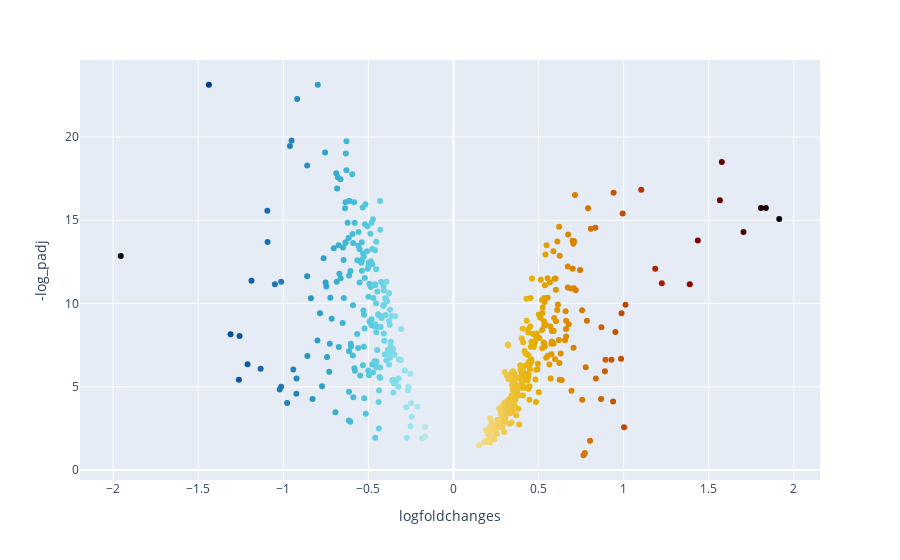

Write notebook code for a chart like this one.
### Code cell
def volcano_plot(adata):
    ranked_genes = rank_genes(adata,groupby='disease_status',treat='DKD',n_samples=500)
    
    fig = px.scatter(
               ranked_genes,
               x='logfoldchanges',
               y="-log_padj",
               color='logfoldchanges',
               color_continuous_scale='IceFire',
               hover_name='names',
               hover_data={'hue':False,
                          'logfoldchanges':False,
                          '-log_padj':False},
              )
    fig.update(layout_coloraxis_showscale=False)
    return

### Figure 1 — Plotly figure (JSON) as saved in the notebook; plotly's stock layout.template omitted (floating-point values rounded to 4 significant figures; data arrays with more than 128 entries replaced by an {"elided": "..."} marker saying what was removed)
{"data": [{"customdata": {"elided": "500x3 float values"}, "hovertemplate": "<b>%{hovertext}</b><br><br><extra></extra>", "hovertext": {"elided": "500 str values"}, "legendgroup": "", "marker": {"color": {"elided": "500 float values"}, "coloraxis": "coloraxis", "symbol": "circle"}, "mode": "markers", "name": "", "orientation": "v", "showlegend": false, "type": "scatter", "x": {"elided": "500 float values"}, "xaxis": "x", "y": {"elided": "500 float values"}, "yaxis": "y"}], "layout": {"coloraxis": {"colorbar": {"title": {"text": "logfoldchanges"}}, "colorscale": [[0, "#000000"], [0.0625, "#001f4d"], [0.125, "#003786"], [0.1875, "#0e58a8"], [0.25, "#217eb8"], [0.3125, "#30a4ca"], [0.375, "#54c8df"], [0.4375, "#9be4ef"], [0.5, "#e1e9d1"], [0.5625, "#f3d573"], [0.625, "#e7b000"], [0.6875, "#da8200"], [0.75, "#c65400"], [0.8125, "#ac2301"], [0.875, "#820000"], [0.9375, "#4c0000"], [1, "#000000"]], "showscale": false}, "legend": {"tracegroupgap": 0}, "margin": {"t": 60}, "xaxis": {"anchor": "y", "domain": [0, 1], "title": {"text": "logfoldchanges"}}, "yaxis": {"anchor": "x", "domain": [0, 1], "title": {"text": "-log_padj"}}}}
